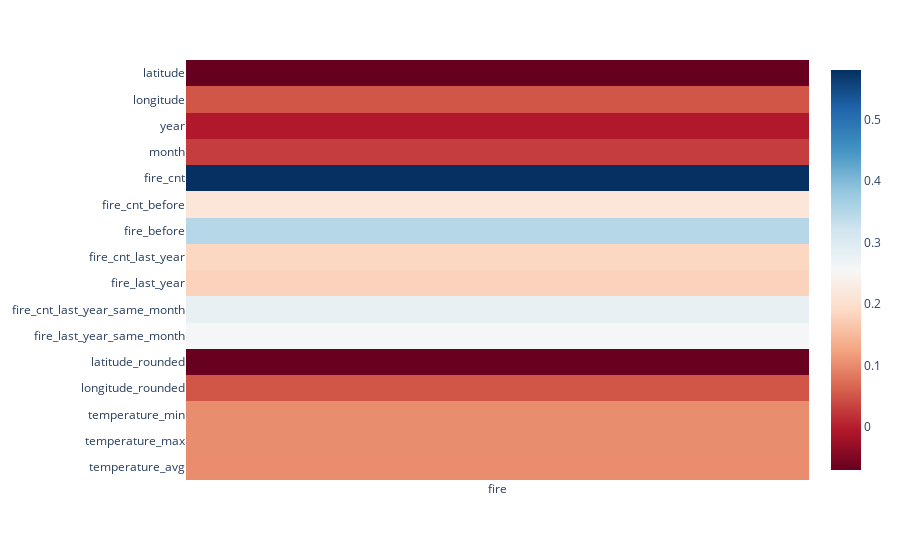

This figure's notebook cell:
### Code cell
feature_label_corr = full_df.corr()[["fire"]].drop(index='fire')
fig = px.imshow(feature_label_corr, aspect="auto", color_continuous_scale=px.colors.sequential.RdBu)
fig.show()

### Figure 1 — Plotly figure (JSON) as saved in the notebook; plotly's stock layout.template omitted (floating-point values rounded to 4 significant figures)
{"data": [{"coloraxis": "coloraxis", "hovertemplate": "x: %{x}<br>y: %{y}<br>color: %{z}<extra></extra>", "name": "0", "type": "heatmap", "x": ["fire"], "xaxis": "x", "y": ["latitude", "longitude", "year", "month", "fire_cnt", "fire_cnt_before", "fire_before", "fire_cnt_last_year", "fire_last_year", "fire_cnt_last_year_same_month", "fire_last_year_same_month", "latitude_rounded", "longitude_rounded", "temperature_min", "temperature_max", "temperature_avg"], "yaxis": "y", "z": [[-0.06965], [0.05093], [-0.004689], [0.03], [0.5806], [0.2151], [0.3493], [0.1853], [0.1793], [0.2817], [0.2581], [-0.06915], [0.05114], [0.1024], [0.1023], [0.1027]]}], "layout": {"coloraxis": {"colorscale": [[0, "rgb(103,0,31)"], [0.1, "rgb(178,24,43)"], [0.2, "rgb(214,96,77)"], [0.3, "rgb(244,165,130)"], [0.4, "rgb(253,219,199)"], [0.5, "rgb(247,247,247)"], [0.6, "rgb(209,229,240)"], [0.7, "rgb(146,197,222)"], [0.8, "rgb(67,147,195)"], [0.9, "rgb(33,102,172)"], [1, "rgb(5,48,97)"]]}, "margin": {"t": 60}, "xaxis": {"anchor": "y", "domain": [0, 1]}, "yaxis": {"anchor": "x", "autorange": "reversed", "domain": [0, 1]}}}
